Frame 1 (no input): blank canvas, image omitted
Frame 60 (no input): blank canvas, image omitted
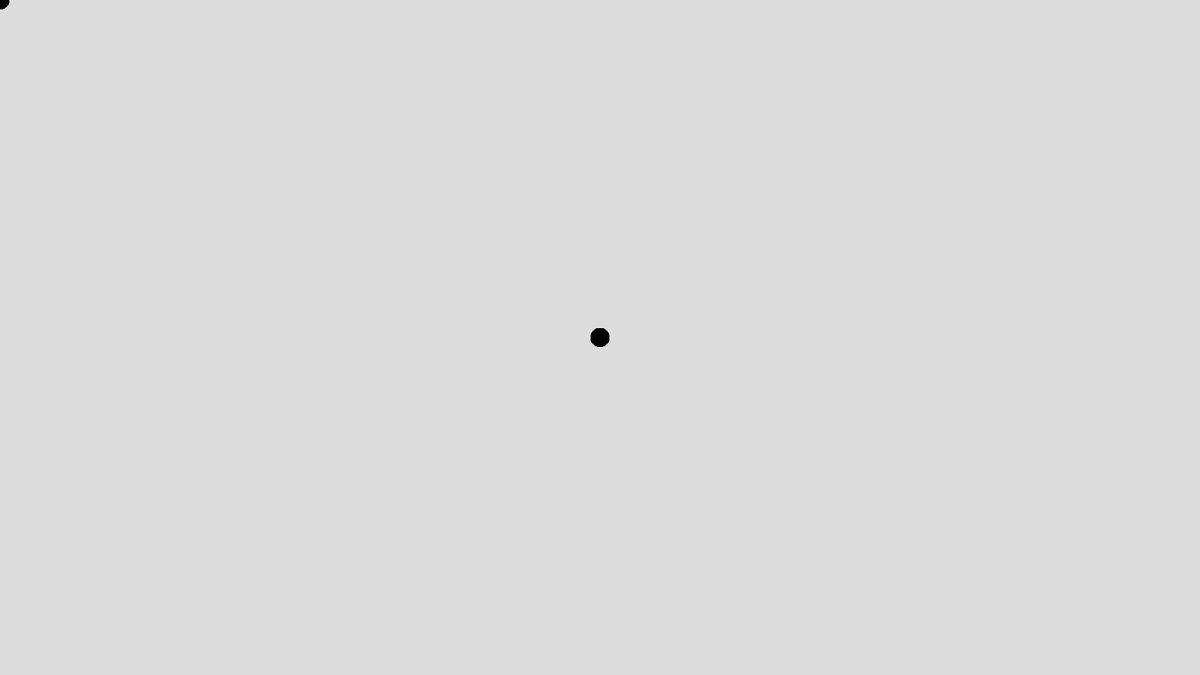
Frame 120 (the mouse pressed at the canvas centre since frame 60)

The p5.js sketch whose frames 1 and 60 were blank and that drew this single picture after the mouse press (run headless with seeded random() and noise() and a simulated clock; from frame 60 on, the mouse is pressed at the canvas centre):

// p5.js sketch
// ── sketch.js
function setup() {
  createCanvas(1920, 1080);
  background(220);
  noStroke();
}

function draw() {
  fill(0)
  circle(mouseX,mouseY,30,30);
}
